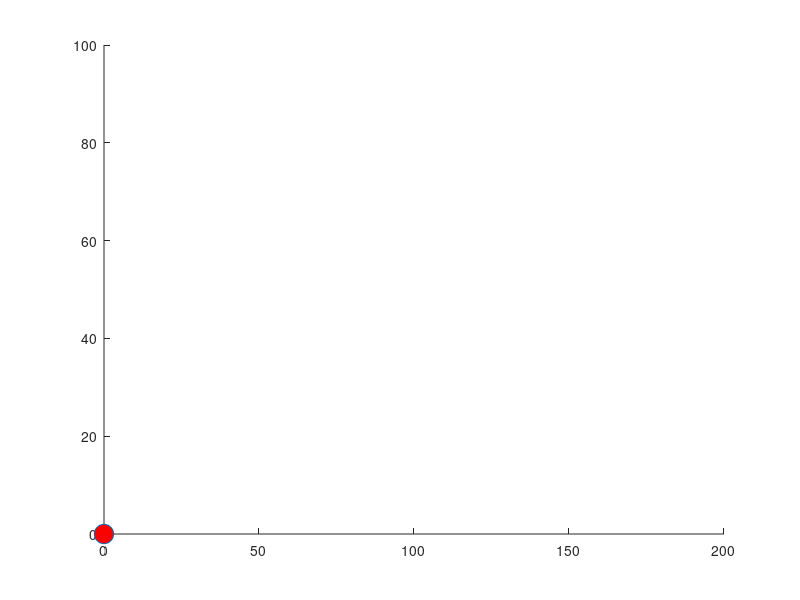

Reproduce this figure in MATLAB. (Note: this script raises an error after producing the figure.)
%% Layer 0 + Layer 1: figure/axes + bare animation loop

%% plotting window/canvas
fig = figure;
ax = axes('Parent', fig);
axis(ax, [0 200 0 100]);
hold(ax, 'on');

%% creates ball
ballPlot = plot(ax, 0, 0, 'o', 'MarkerSize', 14, 'MarkerFaceColor', "r");

%% physics setup
v0 = 40;
angle = 45;
g = 9.81;
x = 0;
y = 0;

vx = v0 .* cosd(angle);     
vy = v0 .* sind(angle);
dt = 0.01;


%% animation
while y >= 0
    [x, y, vx, vy] = step_physics(x, y, vx, vy, dt, g)

    set(ballPlot, 'XData', x, 'YData', y);
    drawnow;

end 
    
